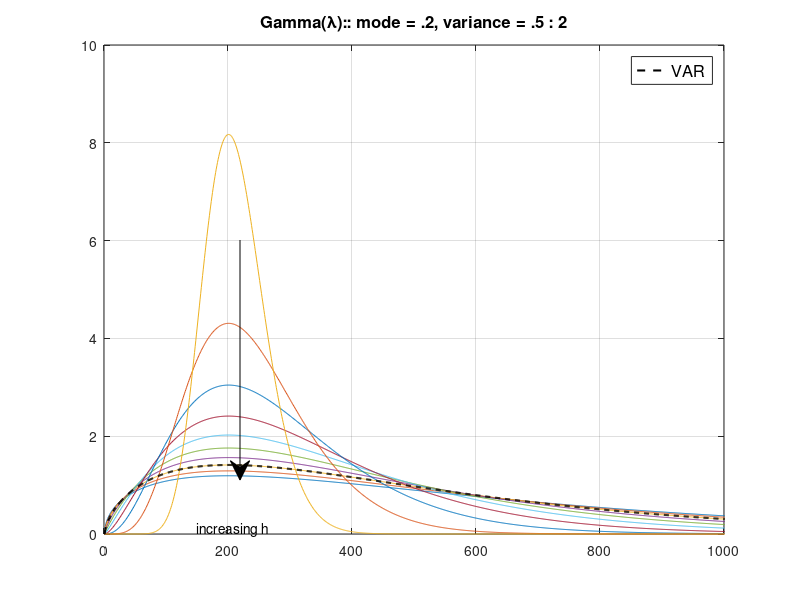
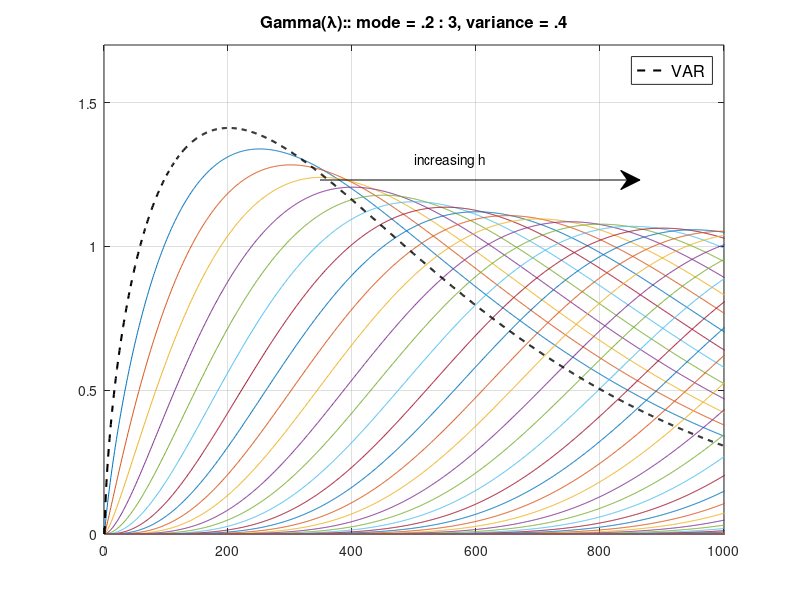

Here is the MATLAB script that generated these plots, in order:

%hyperprior for \lambda as a function of the horizon

%-VAR---------------------------------------------------------------------%
mode=.2;    sd=.4;

x=0:.001:10;
shape=(2+mode^2/sd^2+sqrt((4+mode^2/sd^2)*mode^2/sd^2))/2;
scale=sqrt(sd^2/shape);
    
yVAR=x.^(shape-1).*exp(-x./scale)*scale^-shape/gamma(shape); 

%-variance increasing in h------------------------------------------------%
mode=.2;    stdev=.5:-.05:0.05;

x=0:.001:10;    y=nan(length(stdev),length(x));

j=1;
for sd=stdev

    shape=(2+mode^2/sd^2+sqrt((4+mode^2/sd^2)*mode^2/sd^2))/2;
    scale=sqrt(sd^2/shape);
    
    y(j,:)=x.^(shape-1).*exp(-x./scale)*scale^-shape/gamma(shape); j=j+1;

end

figure;
plot(y');
hold on
pl=plot(yVAR,'--k','LineWidth',1.5);
hold off; grid on; xlim([0 1000])
ph=legend(pl,'VAR'); set(ph,'FontSize',12)

title('Gamma(\lambda):: mode = .2, variance = .5 : 2','FontSize',12)
annotation('arrow',[.3 .3],[.6 .2]); text(150,.1,'increasing h')


% set(gcf,'PaperUnits','centimeters','PaperSize',[15 10]) %[x y]
% set(gcf,'PaperPosition',[-1 0 17 10]) %[left bottom width height]
% print(gcf,'-dpdf','GammaLambdaHfunction1.pdf'); 


%-mode increasing in h----------------------------------------------------%
modeset=.25:.05:3;
sd=.4;

x=0:.001:10;
y=nan(length(stdev),length(x));

j=1;
for mode=modeset

    shape=(2+mode^2/sd^2+sqrt((4+mode^2/sd^2)*mode^2/sd^2))/2;
    scale=sqrt(sd^2/shape);
    
    y(j,:)=x.^(shape-1).*exp(-x./scale)*scale^-shape/gamma(shape); j=j+1;

end

figure;
plot(y');
hold on
pl=plot(yVAR,'--k','LineWidth',1.5);
hold off; grid on; xlim([0 1000]); ylim([0 1.7])
ph=legend(pl,'VAR'); set(ph,'FontSize',12)

title('Gamma(\lambda):: mode = .2 : 3, variance = .4','FontSize',12)
annotation('arrow',[.4 .8],[.7 .7]); text(500,1.3,'increasing h')

% set(gcf,'PaperUnits','centimeters','PaperSize',[15 10]) %[x y]
% set(gcf,'PaperPosition',[-1 0 17 10]) %[left bottom width height]
% print(gcf,'-dpdf','GammaLambdaHfunction2.pdf'); 


